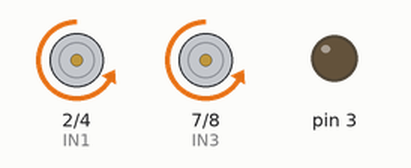
Recording of a sketch running on a simulated Arduino Uno, built with avr-gcc and run on an emulated ATmega328P. Parts: motor-driver pin pairs drawn as motors (green arrow = first pin HIGH = forward, orange = second pin HIGH = backward, longer = more drive, scaled by the enable pin), output pins drawn as LEDs (lit = HIGH).

Above: at 1.0 s.
At 3.0 s:
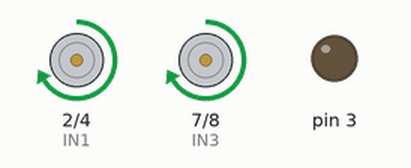
At 5.0 s:
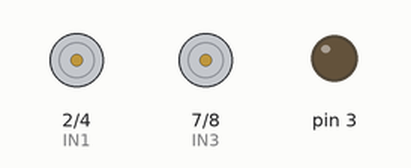
Timing chart, 0 to 7.8 s (numbered marks = the images above):
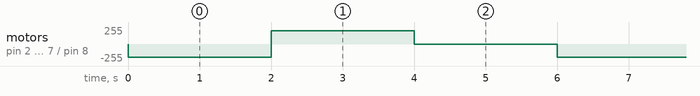

The sketch:

L298NMotorTest.ino
```cpp
int IN1 = 2;
int IN2 = 4;
int IN3 = 7;
int IN4 = 8;
int ENA = 5;
int ENB = 6;


void setup() {
  for (int i=2; i<=8; i++) {
    pinMode(i, OUTPUT);
  }
}

void loop() {
  analogWrite(ENA, 200);
  analogWrite(ENB, 200);

  digitalWrite(IN1, LOW);
  digitalWrite(IN2, HIGH);
  digitalWrite(IN3, LOW);
  digitalWrite(IN4, HIGH);
  delay(2000);

  digitalWrite(IN1, HIGH);
  digitalWrite(IN2, LOW);
  digitalWrite(IN3, HIGH);
  digitalWrite(IN4, LOW);
  delay(2000);

  analogWrite(ENA, 0);
  analogWrite(ENB, 0);
  delay(2000);
}
```

Measured:
- by itself, motor on pin 2 (IN1) / pin 4 (IN2), motor on pin 7 (IN3) / pin 8 (IN4): repeats every 6.0 s: forward 200/255 2.0 s, stopped 2.0 s, backward 200/255 2.0 s
